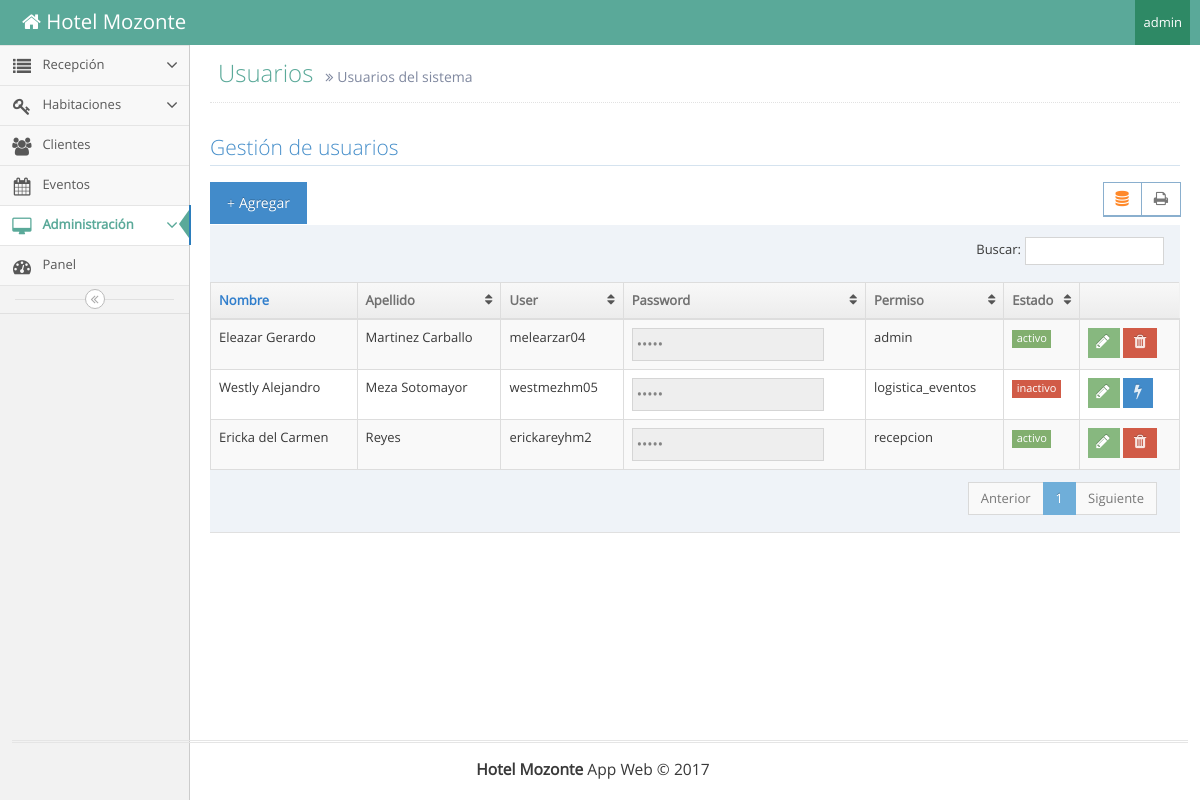
/view/usuarios.php (signed in), run on the app's committed database.
### tables this page shows
create table Users(
idUsuario int primary key auto_increment,
idPermiso int not null,
idEmpleado int,
username varchar(50) not null unique,
pass varchar(50) not null,
statu  varchar(50) not null, 
created_at datetime not null,
FOREIGN KEY (idPermiso) REFERENCES Permiso(idPermiso),
foreign key (idEmpleado) references Empleado(idEmpleado)
);

create table Empleado(
idEmpleado int primary key auto_increment,
NID varchar(255) not null unique,
nombres varchar(255) not null,
apellidos varchar(255) not null,
sexo varchar(255) not null,
estadocivil varchar(255) not null,
telefono varchar(255) not null,
direccion varchar(255) not null,
email varchar(255) not null,
fechaingreso date not null,
estado varchar(255) not null
);

create table Permiso(
idPermiso int primary key auto_increment,
tipo varchar(50) not null unique,
estado int not null
);

### controller/mostrarUsuario.php (the view, shortened to what this page needs)
<?php
$con = conexion();
$res = $con->query("SELECT users.idUsuario,Empleado.NID, Empleado.nombres,Empleado.apellidos,users.username,users.pass,Permiso.tipo,users.statu from users inner join Empleado on users.idEmpleado= Empleado.idEmpleado inner join Permiso on Permiso.idPermiso= users.idPermiso");
while ($row= $res->fetch_assoc()) {
  if ($row['statu']=='activo') {
    echo '
    <div class="modal fade" id="editar'.$row['username'].'" tabindex="-1" role="dialog" aria-labelledby="editarUsuarioLabel" aria-hidden="true">
    							<input type="text" name="NID" placeholder="Identificacion" value="'.$row['NID'].'" readonly/>
    								<input type="text" name="nombre" value="'.$row['username'].'" placeholder="Username"/>
    						<input type="password" name="pass" value="'.$row['pass'].'" placeholder="contraseña"/>
    						<input name="passc" type="password" value="'.$row['pass'].'" placeholder="confirmar ontraseña"/>
            <input type="hidden" name="user" value="'.$row['idUsuario'].'" />
    </div>
      <tr>
      <td>'.$row['nombres'].'</td>
      <td>'.$row['apellidos'].'</td>
      <td>'.$row['username'].'</td>
      <td>
        <input type="password" name="" value="'.$row['pass'].'" disabled>
      </td>
      <td>'.$row['tipo'].'</td>
      <td class="hidden-480">
        <span class="label label-sm label-success">'.$row['statu'].'</span>
      </td>
      <td>
        <div class="hidden-sm hidden-xs action-buttons">
          <button type="button" class="btn btn-xs btn-success" data-toggle="modal" data-target="#editar'.$row['username'].'"><i class="ace-icon fa fa-pencil bigger-130"></i></button>
          <button type="button" class="btn btn-xs btn-danger"> <a href="../controller/eliminarUsuario.php?u='.$row['username'].'" style="color:#fff"> <i class="ace-icon fa fa-trash bigger-130"></i></a></button>
        </div>
      </td>
    </tr>';
  }
  else {
    echo '
    <div class="modal fade" id="editar'.$row['username'].'" tabindex="-1" role="dialog" aria-labelledby="editarUsuarioLabel" aria-hidden="true">
                  <input name="NID" type="text" placeholder="Identificacion" value="'.$row['NID'].'" readonly/>
                    <input name="nombre" type="text" value="'.$row['username'].'" placeholder="Username"/>
                <input type="password" name="pass" value="'.$row['pass'].'" placeholder="contraseña"/>
                <input name="passc" type="password" value="'.$row['pass'].'" placeholder="confirmar ontraseña"/>
            <input type="hidden" name="user" value="'.$row['idUsuario'].'" />
    </div>
      <tr>
      <td>'.$row['nombres'].'</td>
      <td>'.$row['apellidos'].'</td>
      <td>'.$row['username'].'</td>
      <td>
        <input type="password" name="" value="'.$row['pass'].'" disabled>
      </td>
      <td>'.$row['tipo'].'</td>
      <td class="hidden-480">
        <span class="label label-sm label-danger">'.$row['statu'].'</span>
      </td>
      <td>
        <div class="hidden-sm hidden-xs action-buttons">
    <button type="button" class="btn btn-xs btn-success" data-toggle="modal" data-target="#editar'.$row['username'].'"><i class="ace-icon fa fa-pencil bigger-130"></i></button>
          <button type="button" class="btn btn-xs btn-primary"> <a href="../controller/activarUsuario.php?u='.$row['username'].'" style="color:#fff"> <i class="ace-icon fa fa-bolt bigger-130"></i></a></button>
        </div>
      </td>
    </tr>';
  }
}
 ?>

### data on the page
users: idEmpleado.nombres "Eleazar Gerardo", idEmpleado.apellidos "Martinez Carballo", username "melearzar04", idPermiso.tipo "admin", statu "activo"
users: idEmpleado.nombres "Westly Alejandro", idEmpleado.apellidos "Meza Sotomayor", username "westmezhm05", idPermiso.tipo "logistica_eventos", statu "inactivo"
users: idEmpleado.nombres "Ericka del Carmen", idEmpleado.apellidos "Reyes", username "erickareyhm2", idPermiso.tipo "recepcion", statu "activo"

### other printed values
$_SESSION['username'] "admin"
